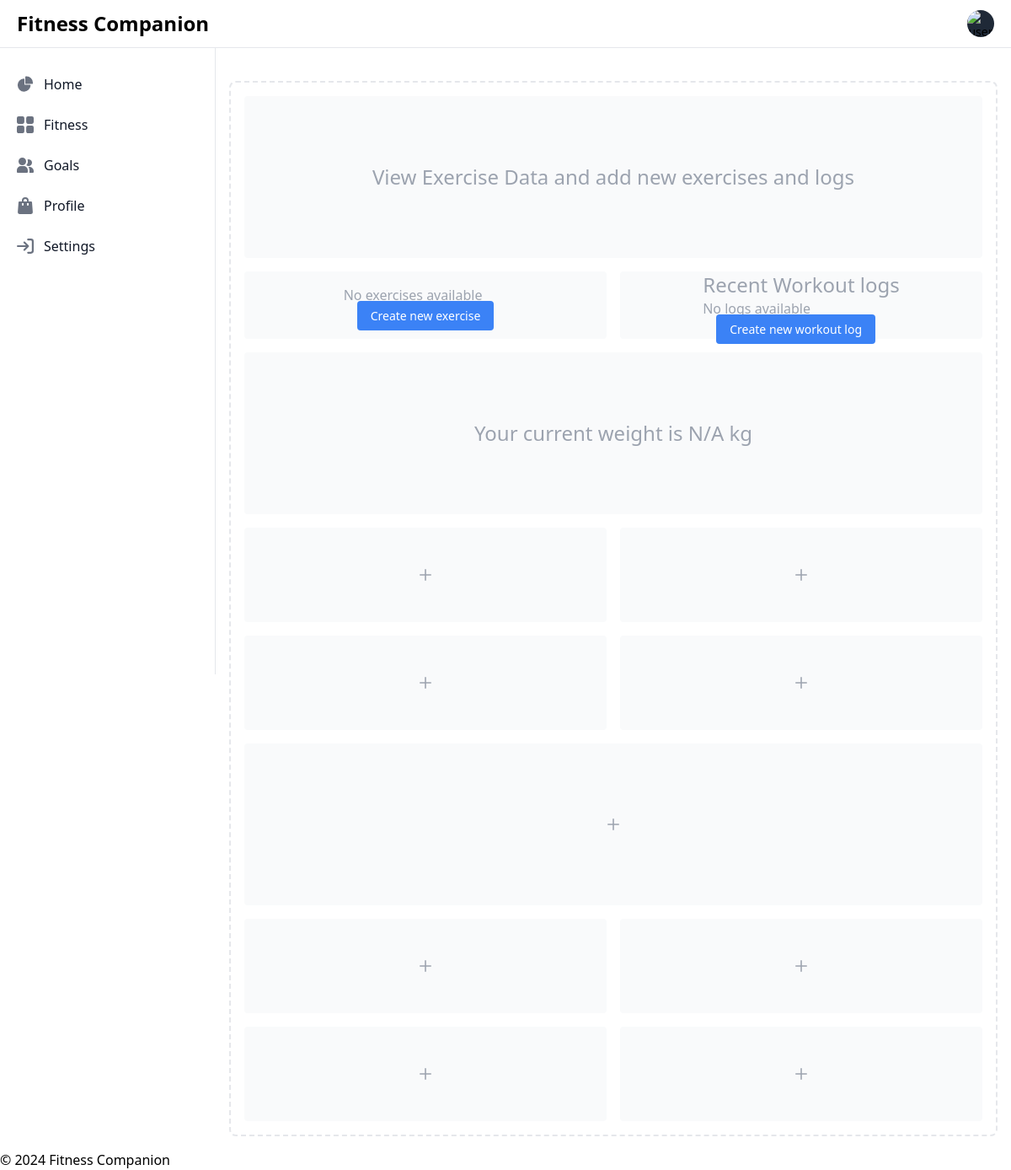
The app's page /fitness/ (signed in), older data.
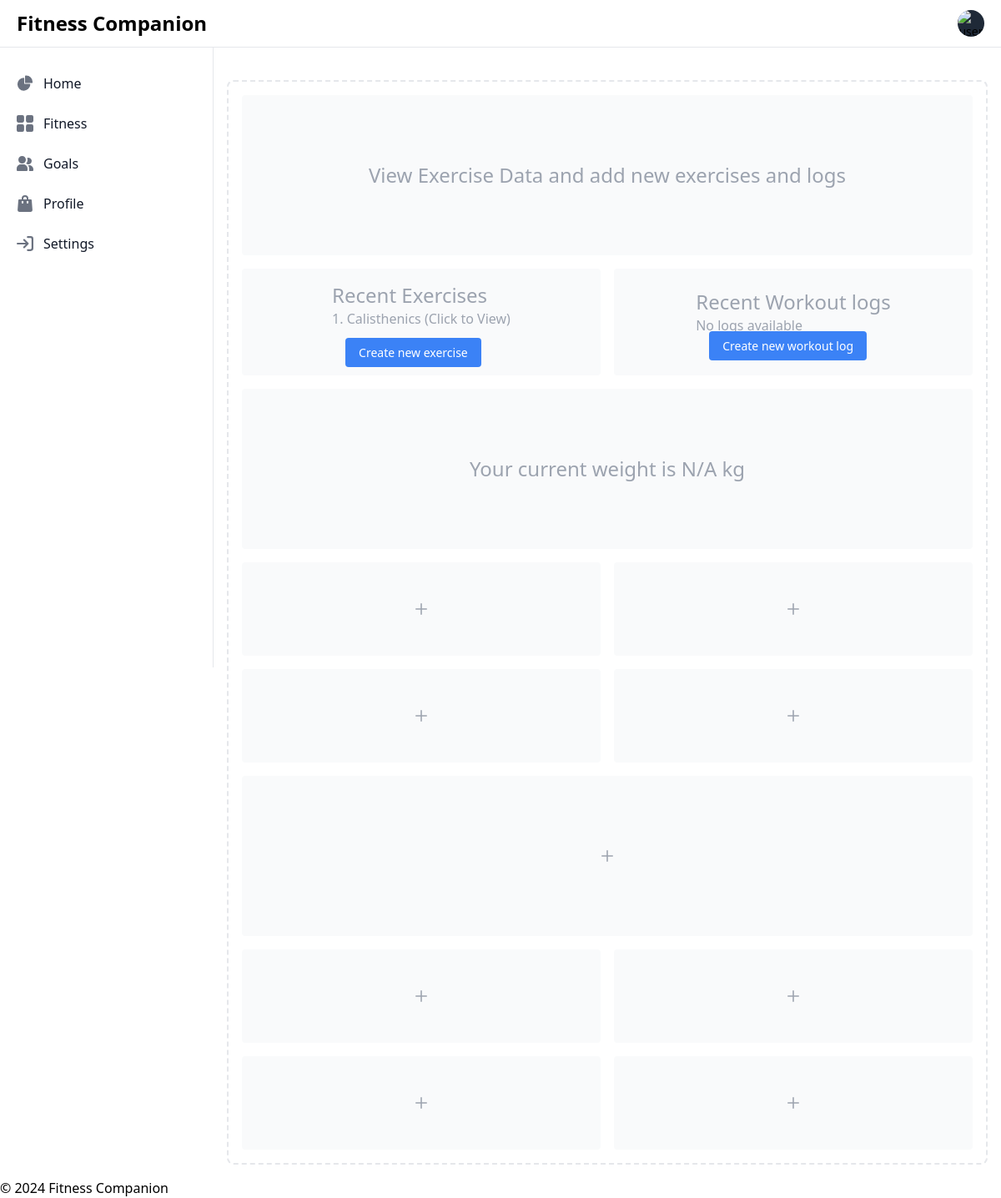
The same page, newer data.
### fitness/models.py (models this page shows, shortened)
class Exercise(models.Model):
    DIFFICULTY_LEVELS = [
        ("beginner", "Beginner"),
        ("intermediate", "Intermediate"),
        ("advanced", "Advanced"),
    ]
    user = models.ForeignKey(settings.AUTH_USER_MODEL, on_delete=models.CASCADE)
    created_at = models.DateTimeField(auto_now_add=True)
    name = models.CharField(max_length=200)
    category = models.ForeignKey(ExerciseCategory, on_delete=models.SET_NULL, null=True)
    description = models.TextField(blank=True)
    calories_burned_per_hour = models.FloatField(validators=[MinValueValidator(0)])
    difficulty = models.CharField(max_length=20, choices=DIFFICULTY_LEVELS)
    muscle_groups = models.ManyToManyField("MuscleGroup")

### fitness/views.py (the view)
# urls.py: path('', views.fitness_view, name='fitness'),
@login_required
def fitness_view(request):
    user = request.user
    exercises = Exercise.objects.all()
    workout_log = WorkoutLog.objects.all()
    context = {
        "fitness_goal": user.fitness_goal,
        "exercises": exercises,
        "workout_log": workout_log,
        "bmi": user.calculate_bmi(),
        "recent_nutrition_logs": [],  # Placeholder for nutrition logs
        "recent_workouts": [],  # Placeholder for workout logs
    }
    return render(request, "fitness.html", context)

### accounts/models.py (called while the page is built)
    def calculate_bmi(self):
        if not self.height or not self.weight:
            return None
        height_m = self.height / 100 if self.height > 3 else self.height
        return round(self.weight / (height_m ** 2), 2)

### templates/fitness.html (shortened to what the changed rows need)
{% extends "base.html" %}
{% block content %}
{% if user %}
<div class="grid grid-cols-2 gap-4 mb-4">
    <div class="flex items-center justify-center rounded bg-gray-50 dark:bg-gray-800">
        <div class="py-4 h-auto text-gray-400 dark:text-gray-100">
            {% if exercises %}
            <p class="text-2xl">
               Recent Exercises
            </p>
            <ul class="text-base pb-4">
                {% for exercise in exercises %}
                <li>{{ forloop.counter }}. <a href="/fitness/exercise/{{ exercise.id }}">{{ exercise.name }} (Click to
                        View)</a></li>
                {% endfor %}
            </ul>
            {% else %}
            <p>No exercises available</p>
            {% endif %}
            <a href="/fitness/new_exercise"
                class="m-4 px-4 py-2 text-sm font-medium text-white bg-blue-500 rounded hover:bg-blue-600">Create new
                exercise</a>
        </div>
    </div>
</div>
{% else %}
<div class="p-4 border-2 border-gray-200 border-dashed rounded-lg  bg-gray-50 border-gray-700 mt-14">
    No fitness data available
</div>
{% endif %}
{% endblock content %}

Row changes from the older to the newer data that the page shows:
added Exercise: name "Calisthenics"
Text that changed along with them:
text no longer shown: "No exercises available"
text now shown: "Recent Exercises"
